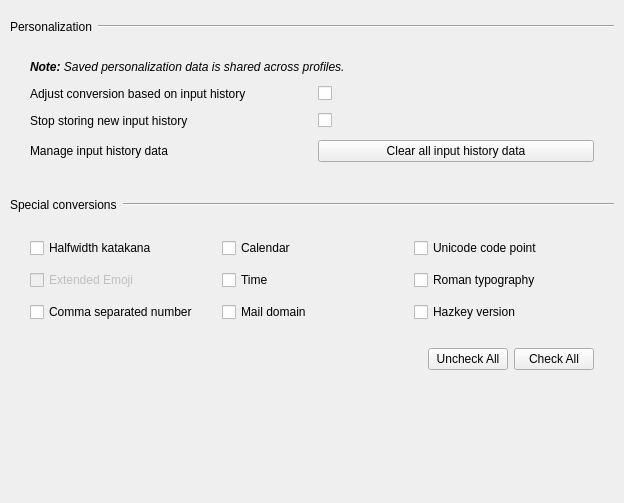
         <widget class="QWidget" name="convertionTabScrollContents">
          <property name="geometry">
           <rect>
            <x>0</x>
            <y>0</y>
            <width>624</width>
            <height>503</height>
           </rect>
          </property>
          <layout class="QVBoxLayout" name="conversionTabScrollContentsLayout">
           <property name="leftMargin">
            <number>10</number>
           </property>
           <property name="topMargin">
            <number>10</number>
           </property>
           <property name="rightMargin">
            <number>10</number>
           </property>
           <property name="bottomMargin">
            <number>10</number>
           </property>
           <item>
            <layout class="QHBoxLayout" name="personalizationHeader">
             <property name="topMargin">
              <number>10</number>
             </property>
             <property name="bottomMargin">
              <number>10</number>
             </property>
             <item>
              <widget class="QLabel" name="personalizationHeaderLabel">
               <property name="text">
                <string>Personalization</string>
               </property>
              </widget>
             </item>
             <item>
              <widget class="Line" name="personalizationHeaderLine">
               <property name="sizePolicy">
                <sizepolicy hsizetype="Expanding" vsizetype="Fixed">
                 <horstretch>0</horstretch>
                 <verstretch>0</verstretch>
                </sizepolicy>
               </property>
               <property name="orientation">
                <enum>Qt::Orientation::Horizontal</enum>
               </property>
              </widget>
             </item>
            </layout>
           </item>
           <item>
            <layout class="QGridLayout" name="personalizationGrid">
             <property name="leftMargin">
              <number>20</number>
             </property>
             <property name="topMargin">
              <number>10</number>
             </property>
             <property name="rightMargin">
              <number>20</number>
             </property>
             <property name="bottomMargin">
              <number>20</number>
             </property>
             <property name="spacing">
              <number>12</number>
             </property>
             <item row="3" column="0">
              <widget class="QLabel" name="manageLearningLabel">
               <property name="text">
                <string>Manage input history data</string>
               </property>
              </widget>
             </item>
             <item row="3" column="1">
              <widget class="QPushButton" name="clearLearningData">
               <property name="text">
                <string>Clear all input history data</string>
               </property>
              </widget>
             </item>
             <item row="0" column="0" colspan="2">
              <widget class="QLabel" name="personalizationNote">
               <property name="font">
                <font>
                 <italic>true</italic>
                </font>
               </property>
               <property name="text">
                <string>&lt;html&gt;&lt;head/&gt;&lt;body&gt;&lt;p&gt;&lt;span style=&quot; font-weight:700;&quot;&gt;Note:&lt;/span&gt; Saved personalization data is shared across profiles.&lt;/p&gt;&lt;/body&gt;&lt;/html&gt;</string>
               </property>
              </widget>
             </item>
             <item row="1" column="0">
              <widget class="QLabel" name="useHistoryLabel">
               <property name="text">
                <string>Adjust conversion based on input history</string>
               </property>
              </widget>
             </item>
             <item row="2" column="0">
              <widget class="QLabel" name="stopStoreNewHistoryLabel">
               <property name="text">
                <string>Stop storing new input history</string>
               </property>
              </widget>
             </item>
             <item row="1" column="1">
              <widget class="QCheckBox" name="useHistory"/>
             </item>
             <item row="2" column="1">
              <widget class="QCheckBox" name="stopStoreNewHistory"/>
             </item>
            </layout>
           </item>
           <item>
            <layout class="QHBoxLayout" name="specialConversionHeader">
             <property name="topMargin">
              <number>10</number>
             </property>
             <property name="bottomMargin">
              <number>10</number>
             </property>
             <item>
              <widget class="QLabel" name="specialConvertionHeaderLabel">
               <property name="text">
                <string>Special conversions</string>
               </property>
              </widget>
             </item>
             <item>
              <widget class="Line" name="specialConvertHeaderLine">
               <property name="sizePolicy">
                <sizepolicy hsizetype="Expanding" vsizetype="Fixed">
                 <horstretch>0</horstretch>
                 <verstretch>0</verstretch>
                </sizepolicy>
               </property>
               <property name="orientation">
                <enum>Qt::Orientation::Horizontal</enum>
               </property>
              </widget>
             </item>
            </layout>
           </item>
           <item>
            <layout class="QGridLayout" name="specialConversionsGrid">
             <property name="leftMargin">
              <number>20</number>
             </property>
             <property name="topMargin">
              <number>10</number>
             </property>
             <property name="rightMargin">
              <number>20</number>
             </property>
             <property name="bottomMargin">
              <number>10</number>
             </property>
             <property name="spacing">
              <number>12</number>
             </property>
             <item row="1" column="2">
              <widget class="QCheckBox" name="romanTypographyConversion">
               <property name="text">
                <string>Roman typography</string>
               </property>
              </widget>
             </item>
             <item row="2" column="1">
              <widget class="QCheckBox" name="mailDomainConversion">
               <property name="text">
                <string>Mail domain</string>
               </property>
              </widget>
             </item>
             <item row="0" column="2">
              <widget class="QCheckBox" name="unicodeCodePointConversion">
               <property name="text">
                <string>Unicode code point</string>
               </property>
              </widget>
             </item>
             <item row="1" column="1">
              <widget class="QCheckBox" name="timeConversion">
               <property name="text">
                <string>Time</string>
               </property>
              </widget>
             </item>
             <item row="2" column="2">
              <widget class="QCheckBox" name="hazkeyVersionConversion">
               <property name="text">
                <string>Hazkey version</string>
               </property>
              </widget>
             </item>
             <item row="2" column="0">
              <widget class="QCheckBox" name="commaSeparatedNumCoversion">
               <property name="text">
                <string>Comma separated number</string>
               </property>
              </widget>
             </item>
             <item row="0" column="1">
              <widget class="QCheckBox" name="calendarConversion">
               <property name="text">
                <string>Calendar</string>
               </property>
              </widget>
             </item>
             <item row="0" column="0">
              <widget class="QCheckBox" name="halfwidthKatakanaConversion">
               <property name="text">
                <string>Halfwidth katakana</string>
               </property>
              </widget>
             </item>
             <item row="1" column="0">
              <widget class="QCheckBox" name="extendedEmojiConversion">
               <property name="enabled">
                <bool>false</bool>
               </property>
               <property name="text">
                <string>Extended Emoji</string>
               </property>
              </widget>
             </item>
            </layout>
           </item>
           <item>
            <layout class="QHBoxLayout" name="specialConversionsActions">
             <property name="leftMargin">
              <number>20</number>
             </property>
             <property name="topMargin">
              <number>10</number>
             </property>
             <property name="rightMargin">
              <number>20</number>
             </property>
             <property name="bottomMargin">
              <number>20</number>
             </property>
             <item>
              <spacer name="horizontalSpacer">
               <property name="orientation">
                <enum>Qt::Orientation::Horizontal</enum>
               </property>
               <property name="sizeHint" stdset="0">
                <size>
                 <width>40</width>
                 <height>20</height>
                </size>
               </property>
              </spacer>
             </item>
             <item>
              <widget class="QPushButton" name="uncheckAllConversion">
               <property name="text">
                <string>Uncheck All</string>
               </property>
              </widget>
             </item>
             <item>
              <widget class="QPushButton" name="pushButton">
               <property name="text">
                <string>Check All</string>
               </property>
              </widget>
             </item>
            </layout>
           </item>
           <item>
            <spacer name="conversionTabBottomSpacer">
             <property name="orientation">
              <enum>Qt::Orientation::Vertical</enum>
             </property>
             <property name="sizeHint" stdset="0">
              <size>
               <width>20</width>
               <height>26</height>
              </size>
             </property>
            </spacer>
           </item>
          </layout>
         </widget>
